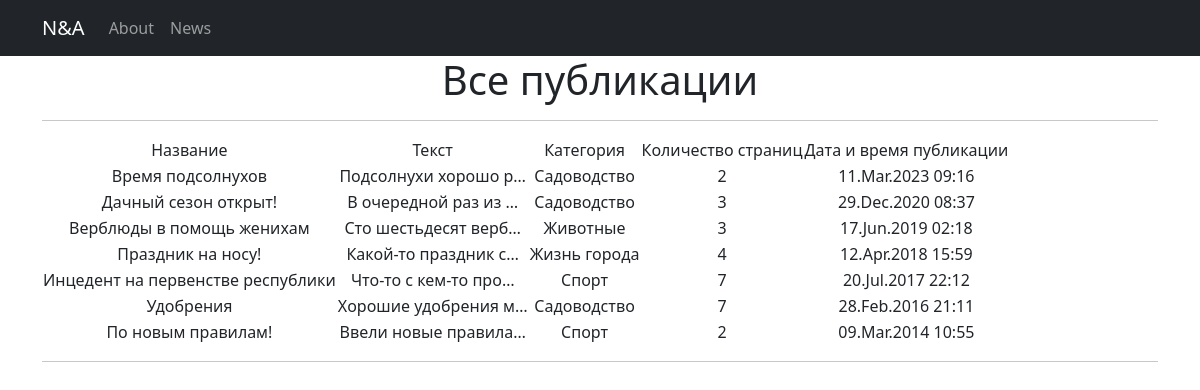
Page /news/ on the committed database.
### simpleapp/models.py (models this page shows, shortened)
class News(models.Model):
    name = models.CharField(
        max_length=64,
        unique=True,
    )
    text = models.TextField()
    amount_of_pages = models.IntegerField(
        validators=[MinValueValidator(0)],
    )
    category = models.ForeignKey(
        to='Category',
        on_delete=models.CASCADE,
        related_name='posts',
    )
    date = models.DateTimeField(default=datetime.now())

class Category(models.Model):
    name = models.CharField(max_length=100, unique=True)

### simpleapp/views.py (the view)
# urls.py: path('', NewssList.as_view()),
class NewssList(ListView):
    model = News
    ordering = '-date'
    template_name = 'posts.html'
    context_object_name = 'posts'

### templates/posts.html (shortened to what this page needs)
{% extends 'flatpages/default.html' %}
{% block content %}
   <h1>Все публикации</h1>
   <hr>
   {% if posts %}
       <table>
           <tr>
               <td>Название</td>
               <td>Текст</td>
               <td>Категория</td>
               <td>Количество страниц</td>
               <td>Дата и время публикации</td>
           </tr>
           {% for post in posts %}
           <tr>
               <td>{{ post.name }}</td>
               <td>{{ post.text|truncatechars:20 }}</td>
               <td>{{ post.category.name }}</td>
               <td>{{ post.amount_of_pages }}</td>
               <td>{{ post.date|date:'d.M.Y' }} {{ post.date|time:'H:i' }}</td>
           </tr>
           {% endfor %}
       </table>
   {% else %}
       <h2>Публикаций нет!</h2>
   {% endif %}
{% endblock content %}

### templates/flatpages/default.html (shortened to what this page needs)
<!DOCTYPE html>
<html lang="en">
    <head>
        {% load static %}
        <link href="{% static 'css/styles.css' %}" rel="stylesheet" />
    </head>
    <body>
        <nav class="navbar navbar-expand-lg navbar-dark bg-dark static-top">
            <div class="container">
                <a class="navbar-brand" href="#">N&A</a>
                <div class="collapse navbar-collapse" id="navbarResponsive">
                    <ul class="navbar-nav ml-auto">
                        <li class="nav-item active">
                            <a class="nav-link" href="/about/">About</a>
                        </li>
                        <li class="nav-item">
                            <a class="nav-link" href="/news/">News</a>
                        </li>
                    </ul>
                </div>
            </div>
        </nav>
        <div class="container">
            <div class="row">
                <div class="col-lg-12 text-center">
                    {% block content %}{% endblock content %}
                    <hr>
                </div>
            </div>
        </div>
    </body>
</html>

### rows in the picture
News: name "Время подсолнухов", text "Подсолнухи хорошо р…", category.name "Садоводство", amount_of_pages "2", date "11.Mar.2023", date "09:16"
News: name "Дачный сезон открыт!", text "В очередной раз из …", category.name "Садоводство", amount_of_pages "3", date "29.Dec.2020", date "08:37"
News: name "Верблюды в помощь женихам", text "Сто шестьдесят верб…", category.name "Животные", amount_of_pages "3", date "17.Jun.2019", date "02:18"
News: name "Праздник на носу!", text "Какой-то праздник с…", category.name "Жизнь города", amount_of_pages "4", date "12.Apr.2018", date "15:59"
News: name "Инцедент на первенстве республики", text "Что-то с кем-то про…", category.name "Спорт", amount_of_pages "7", date "20.Jul.2017", date "22:12"
News: name "Удобрения", text "Хорошие удобрения м…", category.name "Садоводство", amount_of_pages "7", date "28.Feb.2016", date "21:11"
News: name "По новым правилам!", text "Ввели новые правила…", category.name "Спорт", amount_of_pages "2", date "09.Mar.2014", date "10:55"
